Frame 1 (no input): blank canvas, image omitted
Frame 60 (no input): blank canvas, image omitted
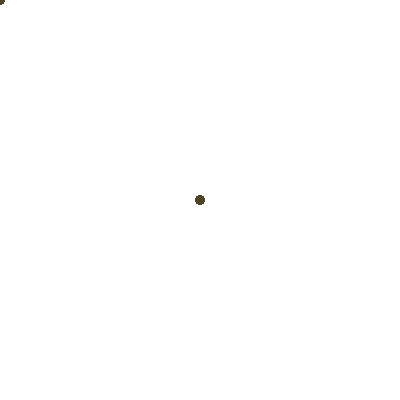
Frame 120 (the mouse pressed at the canvas centre since frame 60)

The p5.js sketch whose frames 1 and 60 were blank and that drew this single picture after the mouse press (run headless with seeded random() and noise() and a simulated clock; from frame 60 on, the mouse is pressed at the canvas centre):

// p5.js sketch
// ── sketch.js
function setup() {
   background(220);
  createCanvas(400, 400);
}

function draw() {
  noStroke()
  circle(mouseX,mouseY,9)
  fill(79,67,35)
}
